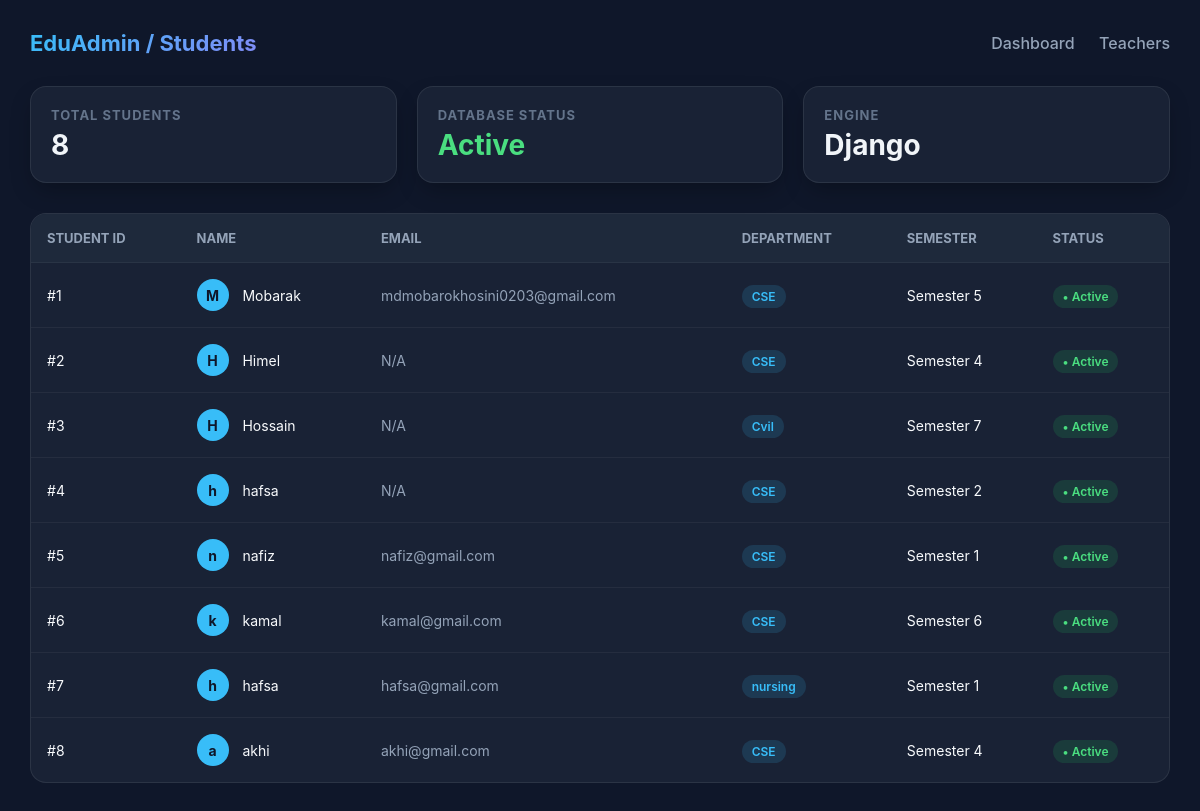
The page /students/ on the database its author committed.
### myapp/models.py (models this page shows, shortened)
class Student(models.Model):
    name = models.CharField(max_length=100)
    email = models.EmailField(blank=True, null=True)
    department = models.CharField(max_length=100)
    semester = models.IntegerField()

### myapp/views.py (the view)
# urls.py: path('students/', views.students_page, name='students'),
def students_page(request):
    students = Student.objects.all()
    total_students = students.count()
    return render(request, 'students.html', {'students': students, 'total_students': total_students})

### myapp/templates/students.html (shortened to what this page needs)
<!DOCTYPE html>
<html>
<head><title>Student Directory</title>
</head>
<body>
    <div class="navbar">
        <div class="brand">EduAdmin / Students</div>
        <div class="nav-links">
            <a href="{% url 'landing' %}">Dashboard</a>
            <a href="{% url 'teachers' %}">Teachers</a>
        </div>
    </div>
    <div class="stats-grid">
        <div class="card"><h4>Total Students</h4><h2>{{ total_students }}</h2></div>
        <div class="card"><h4>Database Status</h4><h2 style="color: #4ade80;">Active</h2></div>
        <div class="card"><h4>Engine</h4><h2>Django </h2></div>
    </div>
    <div class="table-container">
        <table>
            <thead>
                <tr>
                    <th>Student ID</th>
                    <th>Name</th>
                    <th>Email</th>
                    <th>Department</th>
                    <th>Semester</th>
                    <th>Status</th>
                </tr>
            </thead>
            <tbody>
                {% for student in students %}
                <tr>
                    <td>#{{ student.id }}</td>
                    <td><span class="avatar">{{ student.name|slice:":1" }}</span> {{ student.name }}</td>
                    <td style="color: #94a3b8;">{{ student.email|default:"N/A" }}</td>
                    <td><span class="badge" style="background: rgba(56, 189, 248, 0.15); color: #38bdf8;">{{ student.department }}</span></td>
                    <td>Semester {{ student.semester }}</td>
                    <td><span class="badge badge-active">• Active</span></td>
                </tr>
                {% empty %}
                <tr><td colspan="6" style="text-align: center;">No student record available.</td></tr>
                {% endfor %}
            </tbody>
        </table>
    </div>
</body>
</html>

### myapp/templates/students.html (style rules this page uses)
* { margin: 0; padding: 0; box-sizing: border-box; font-family: 'Inter', sans-serif; }
body { background: #0f172a; color: #f8fafc; min-height: 100vh; padding: 30px; }
.navbar { display: flex; justify-content: space-between; align-items: center; margin-bottom: 30px; }
.brand { font-size: 22px; font-weight: 700; background: linear-gradient(135deg, #38bdf8, #818cf8); -webkit-background-clip: text; -webkit-text-fill-color: transparent; }
.nav-links a { color: #94a3b8; text-decoration: none; margin-left: 20px; font-weight: 500; transition: 0.3s; }
.stats-grid { display: grid; grid-template-columns: repeat(auto-fit, minmax(200px, 1fr)); gap: 20px; margin-bottom: 30px; }
.card { background: rgba(30, 41, 59, 0.7); backdrop-filter: blur(10px); border: 1px solid rgba(255,255,255,0.08); padding: 20px; border-radius: 16px; box-shadow: 0 10px 25px -5px rgba(0, 0, 0, 0.3); }
.card h4 { color: #64748b; font-size: 13px; text-transform: uppercase; letter-spacing: 1px; }
.card h2 { font-size: 28px; margin-top: 5px; color: #f1f5f9; }
.table-container { background: rgba(30, 41, 59, 0.7); border-radius: 16px; border: 1px solid rgba(255,255,255,0.08); overflow: hidden; }
table { width: 100%; border-collapse: collapse; text-align: left; }
th { background: #1e293b; padding: 16px; font-size: 13px; color: #94a3b8; text-transform: uppercase; }
td { padding: 16px; border-top: 1px solid rgba(255,255,255,0.05); font-size: 14px; }
.avatar { width: 32px; height: 32px; border-radius: 50%; background: #38bdf8; color: #0f172a; display: inline-flex; align-items: center; justify-content: center; font-weight: bold; margin-right: 10px; }
.badge { padding: 4px 10px; border-radius: 20px; font-size: 12px; font-weight: 600; }
.badge-active { background: rgba(34, 197, 94, 0.15); color: #4ade80; }

### rows shown on the page
Student: id "1", name "M", name "Mobarak", email "mdmobarokhosini0203@gmail.com", department "CSE", semester "5"
Student: id "2", name "H", name "Himel", email "N/A", department "CSE", semester "4"
Student: id "3", name "H", name "Hossain", email "N/A", department "Cvil", semester "7"
Student: id "4", name "h", name "hafsa", email "N/A", department "CSE", semester "2"
Student: id "5", name "n", name "nafiz", email "nafiz@gmail.com", department "CSE", semester "1"
Student: id "6", name "k", name "kamal", email "kamal@gmail.com", department "CSE", semester "6"
Student: id "7", name "h", name "hafsa", email "hafsa@gmail.com", department "nursing", semester "1"
Student: id "8", name "a", name "akhi", email "akhi@gmail.com", department "CSE", semester "4"

### other values the page prints
{{ total_students }} "8"
